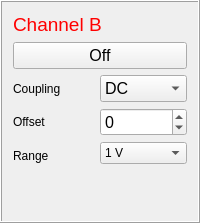
          <widget class="QFrame" name="frame_10">
           <property name="minimumSize">
            <size>
             <width>190</width>
             <height>140</height>
            </size>
           </property>
           <property name="frameShape">
            <enum>QFrame::Box</enum>
           </property>
           <property name="frameShadow">
            <enum>QFrame::Raised</enum>
           </property>
           <layout class="QGridLayout" name="gridLayout_6">
            <item row="2" column="0">
             <layout class="QHBoxLayout" name="horizontalLayout_3">
              <property name="sizeConstraint">
               <enum>QLayout::SetMinimumSize</enum>
              </property>
              <property name="leftMargin">
               <number>0</number>
              </property>
              <item>
               <layout class="QVBoxLayout" name="verticalLayout_13">
                <item>
                 <widget class="QLabel" name="label_20">
                  <property name="minimumSize">
                   <size>
                    <width>65</width>
                    <height>20</height>
                   </size>
                  </property>
                  <property name="toolTip">
                   <string>Time between two divisons</string>
                  </property>
                  <property name="text">
                   <string>&lt;html&gt;&lt;head/&gt;&lt;body&gt;&lt;p&gt;Coupling&lt;/p&gt;&lt;/body&gt;&lt;/html&gt;</string>
                  </property>
                 </widget>
                </item>
                <item>
                 <widget class="QLabel" name="label_21">
                  <property name="minimumSize">
                   <size>
                    <width>65</width>
                    <height>20</height>
                   </size>
                  </property>
                  <property name="toolTip">
                   <string>Time between two divisons</string>
                  </property>
                  <property name="text">
                   <string>&lt;html&gt;&lt;head/&gt;&lt;body&gt;&lt;p&gt;Offset&lt;/p&gt;&lt;/body&gt;&lt;/html&gt;</string>
                  </property>
                 </widget>
                </item>
                <item>
                 <widget class="QLabel" name="label_15">
                  <property name="text">
                   <string>Range</string>
                  </property>
                 </widget>
                </item>
               </layout>
              </item>
              <item>
               <layout class="QVBoxLayout" name="verticalLayout_14">
                <item>
                 <widget class="QComboBox" name="ChannelBCouplingComboBox">
                  <property name="minimumSize">
                   <size>
                    <width>45</width>
                    <height>25</height>
                   </size>
                  </property>
                  <property name="font">
                   <font>
                    <pointsize>12</pointsize>
                    <weight>50</weight>
                    <bold>false</bold>
                   </font>
                  </property>
                  <item>
                   <property name="text">
                    <string>DC</string>
                   </property>
                  </item>
                  <item>
                   <property name="text">
                    <string>AC</string>
                   </property>
                  </item>
                 </widget>
                </item>
                <item>
                 <widget class="QSpinBox" name="ChannelBOffsetSpinBox">
                  <property name="minimumSize">
                   <size>
                    <width>45</width>
                    <height>0</height>
                   </size>
                  </property>
                  <property name="font">
                   <font>
                    <pointsize>12</pointsize>
                    <weight>50</weight>
                    <bold>false</bold>
                   </font>
                  </property>
                  <property name="toolTip">
                   <string>Time between two divisons</string>
                  </property>
                  <property name="minimum">
                   <number>-200000</number>
                  </property>
                  <property name="maximum">
                   <number>20000</number>
                  </property>
                  <property name="singleStep">
                   <number>100</number>
                  </property>
                 </widget>
                </item>
                <item>
                 <widget class="QComboBox" name="ChBRangeBox">
                  <property name="currentText">
                   <string>1 V</string>
                  </property>
                  <property name="currentIndex">
                   <number>6</number>
                  </property>
                  <item>
                   <property name="text">
                    <string>10 mV</string>
                   </property>
                  </item>
                  <item>
                   <property name="text">
                    <string>20 mV</string>
                   </property>
                  </item>
                  <item>
                   <property name="text">
                    <string>50 mV</string>
                   </property>
                  </item>
                  <item>
                   <property name="text">
                    <string>100 mV</string>
                   </property>
                  </item>
                  <item>
                   <property name="text">
                    <string>200 mV</string>
                   </property>
                  </item>
                  <item>
                   <property name="text">
                    <string>500 mV</string>
                   </property>
                  </item>
                  <item>
                   <property name="text">
                    <string>1 V</string>
                   </property>
                  </item>
                  <item>
                   <property name="text">
                    <string>2 V</string>
                   </property>
                  </item>
                  <item>
                   <property name="text">
                    <string>5 V</string>
                   </property>
                  </item>
                  <item>
                   <property name="text">
                    <string>10 V</string>
                   </property>
                  </item>
                  <item>
                   <property name="text">
                    <string>20 V</string>
                   </property>
                  </item>
                  <item>
                   <property name="text">
                    <string>50 V</string>
                   </property>
                  </item>
                 </widget>
                </item>
                <item>
                 <widget class="QFrame" name="frame_11">
                  <property name="frameShape">
                   <enum>QFrame::StyledPanel</enum>
                  </property>
                  <property name="frameShadow">
                   <enum>QFrame::Raised</enum>
                  </property>
                 </widget>
                </item>
               </layout>
              </item>
             </layout>
            </item>
            <item row="0" column="0">
             <widget class="QLabel" name="label_19">
              <property name="text">
               <string>&lt;html&gt;&lt;head/&gt;&lt;body&gt;&lt;p&gt;&lt;span style=&quot; font-size:14pt; color:#ff0000;&quot;&gt;Channel B&lt;/span&gt;&lt;/p&gt;&lt;/body&gt;&lt;/html&gt;</string>
              </property>
             </widget>
            </item>
            <item row="1" column="0">
             <widget class="QPushButton" name="ChannelBButton">
              <property name="font">
               <font>
                <pointsize>12</pointsize>
                <weight>50</weight>
                <bold>false</bold>
               </font>
              </property>
              <property name="text">
               <string>Off</string>
              </property>
             </widget>
            </item>
            <item row="3" column="0">
             <spacer name="verticalSpacer_2">
              <property name="orientation">
               <enum>Qt::Vertical</enum>
              </property>
              <property name="sizeHint" stdset="0">
               <size>
                <width>20</width>
                <height>40</height>
               </size>
              </property>
             </spacer>
            </item>
           </layout>
          </widget>
